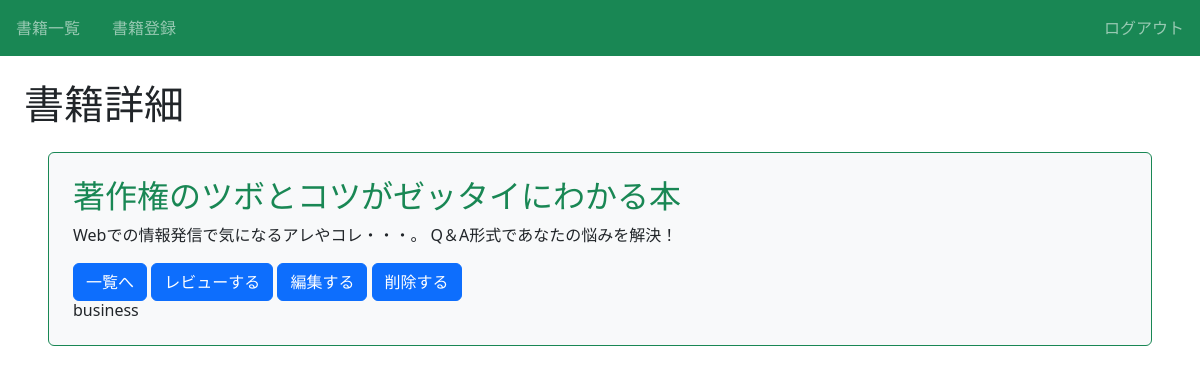
Page /book/9/detail/ (signed in) on the committed database.
### book/models.py (models this page shows, shortened)
class Book(models.Model):
    title = models.CharField(max_length=100)
    text = models.TextField()
    thumbnail = models.ImageField(null=True, blank=True)
    category = models.CharField(max_length=100, choices=CATEGORY)
    user = models.ForeignKey("auth.User", on_delete=models.CASCADE)

### book/views.py (the view)
# urls.py: path("book/<int:pk>/detail/", views.DetailBookView.as_view(), name="detail-book"),
class DetailBookView(LoginRequiredMixin, DetailView):
    template_name = "book/book_detail.html"
    model = Book

### book/templates/book/book_detail.html (shortened to what this page needs)
{% extends 'base.html' %}
{% block h1 %}書籍詳細{% endblock %}
{% block content %}
   <div class="p-4 m-4 bg-light border border-success rounded">
    <h2 class="text-success">{{ object.title }}</h2>
    <p>{{ object.text }}</p>
    <a href="{% url 'list-book' %}" class="btn btn-primary">一覧へ</a>
    <a href="{% url 'review' object.pk %}" class="btn btn-primary">レビューする</a>
    <a href="{% url 'update-book' object.pk %}" class="btn btn-primary">編集する</a>
    <a href="{% url 'delete-book' object.pk %}" class="btn btn-primary">削除する</a>
    <h6 class="card-title">{{object.category}}</h6>
   </div>
{% endblock content %}

### book/static/book/css/style.css (style rules this page uses)
a { text-decoration: none; }

### rows in the picture
Book: title "著作権のツボとコツがゼッタイにわかる本", text "Webでの情報発信で気になるアレやコレ・・・。 Q＆A形式であなたの悩みを解決！", category "business"
